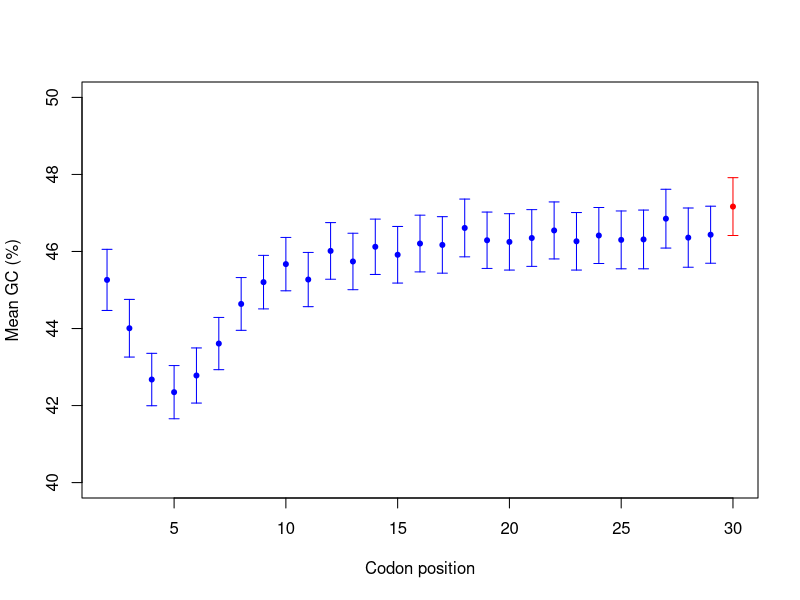

Write the R code that produced this figure.
#Figure 6

data1 <- read.csv("Hyperthermophiles.csv",header=T)
attach(data1)

dims <- dim(data1)

m.gc<-c()
sd.gc<-c()
sem.gc<-c()
x<-c(2:30)

for (i in c(4:dims[2])){
gc<- unlist(data1[i]) * 100

m.gc<-c(m.gc,mean(gc))

sd.1<-sd(gc)
sd.gc<-c(sd.gc,sd.1)
sem.1<-sd.1/sqrt(length(gc))
sem.gc<-c(sem.gc,sem.1)

}

core.gc<-unlist(data1$Core_GC) * 100
m.gc<-c(m.gc,mean(core.gc))
sd.gc<-c(sd.gc,sd(core.gc))
sem.gc<-c(sem.gc,sd(core.gc)/sqrt(length(core.gc)))

col_v.1 <- rep("blue",28)
col_v <-c(col_v.1,"red")

pdf("Fig6_Hyperthermophiles_Scatterplot_SEM.pdf")
plot(x,m.gc, pch=20,col=col_v, xlab="Codon position", ylab="Mean GC (%)", ylim=c(40,50))
arrows(x,m.gc+sem.gc,x,m.gc-sem.gc,length=0.05, angle=90, code=3, col=col_v)
dev.off()




